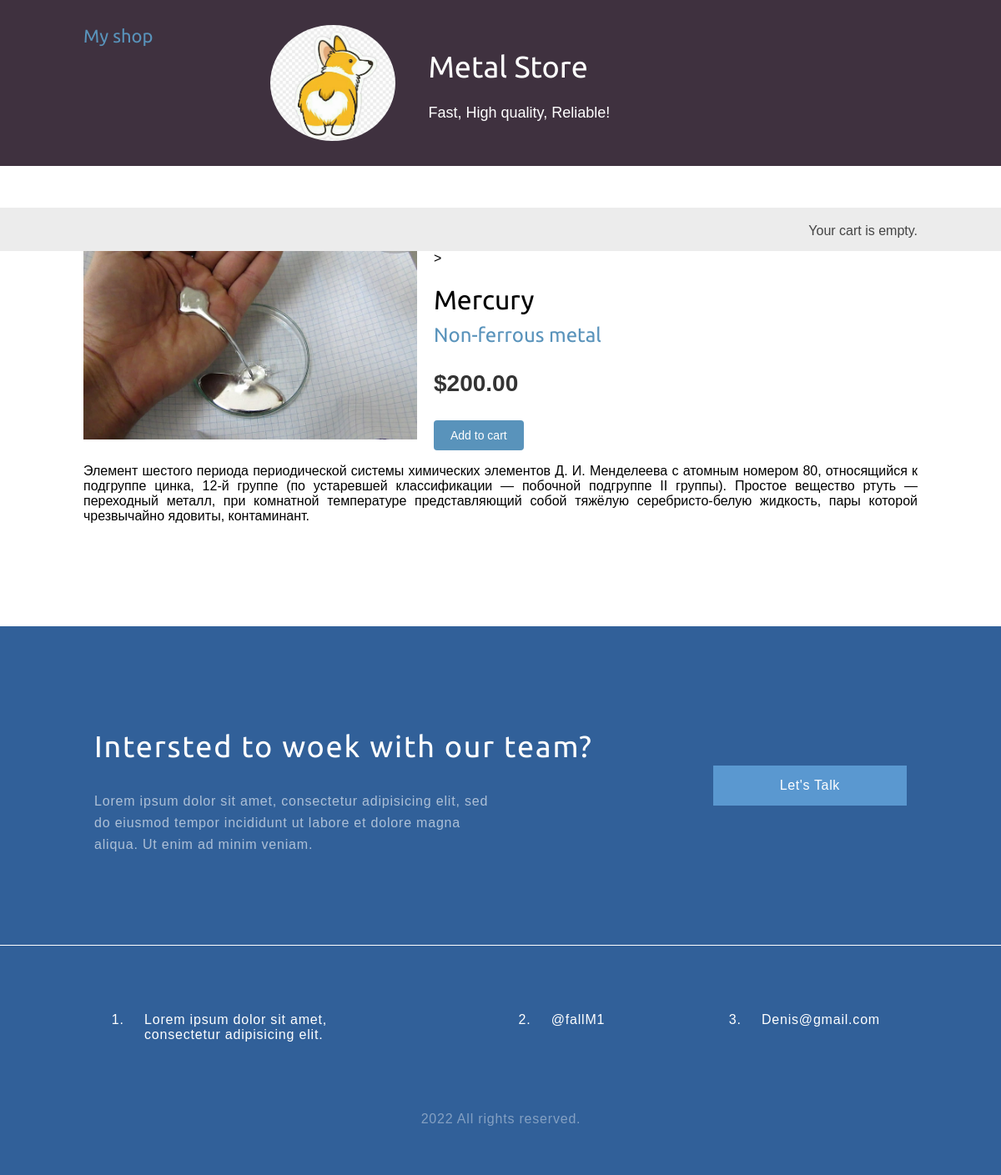
/6/mercury/, run on the app's committed database.
### shop/models.py (models this page shows, shortened)
class Product(models.Model):
    category = models.ForeignKey(Category, on_delete=models.DO_NOTHING,  related_name='products')
    name = models.CharField(max_length=200, db_index=True)
    slug = models.SlugField(max_length=200, db_index=True)
    image = models.ImageField(upload_to='products/%Y/%m/%d', blank=True)
    description = models.TextField(blank=True)
    price = models.DecimalField(max_digits=10, decimal_places=2)
    stock = models.PositiveIntegerField()
    available = models.BooleanField(default=True)
    created = models.DateTimeField(auto_now_add=True)
    updated = models.DateTimeField(auto_now=True)
    class Meta:
        ordering = ('name',)
        index_together = (('id', 'slug'),)

class Category(models.Model):
    name = models.CharField(max_length=200, db_index=True)
    slug = models.SlugField(max_length=200, db_index=True, unique=True)
    class Meta:
        ordering = ('name',)
        verbose_name = 'Категория'
        verbose_name_plural = 'Категории'
    def __str__(self):
        return self.name
    def get_absolute_url(self):
        return reverse('shop:product_list_by_category',
                       args=[self.slug])

### shop/views.py (the view)
# urls.py: re_path(r'^(?P<id>\d+)/(?P<slug>[-\w]+)/$', views.product_detail, name='product_detail'),
def product_detail(request, id, slug):
    product = get_object_or_404(Product,
                                id=id,
                                slug=slug,
                                available=True)
    return render(request,
                  'shop/product/detail.html',
                  {'product': product})

### cart/cart.py (called while the page is built)
    def __len__(self):
        return sum(item['quantity'] for item in self.cart.values())

### cart/context_processors.py (called while the page is built)
def cart(request):
    return {'cart': Cart(request)}

### shop/templates/shop/product/detail.html (shortened to what this page needs)
{% extends "shop/base.html" %}
{% load static %}
{% block content %}
<div class="product-detail">
    <img src="{% if product.image %}{{ product.image.url }}{% else %}{% static 'img/no_image.png' %}{% endif %}">>
    <h1>{{ product.name }}</h1>
    <h2><a href="{{ product.category.get_absolute_url }}">{{ product.category }}</a></h2>
    <p class="price">${{ product.price }}</p>
    <form action="{% url 'cart:cart_add' product.id %}" method="post">
        <input type="submit" value="Add to cart">
    </form>
    {{ product.description|linebreaks }}
</div>
{% endblock %}

### shop/static/css/base.css (style rules this page uses)
body { margin:0; padding:0; font-family:helvetica, sans-serif; }
h1, h2, h3, h4, h5 , h6 { font-family: 'Ubuntu', sans-serif; font-weight:normal; }
a { text-decoration:none; color:#5993bb; }
a.button, input[type="submit"] { color:#fff; background:#5993bb; border-radius:4px; padding:10px 20px; font-size:14px; border:0; }
.product-detail { text-align:justify; }
.product-detail .price { color:#333; font-size:28px; font-weight:bold; }
.product-detail img { width:40%; float:left; padding:0 20px 20px 0; }
.product-detail h1 { margin-bottom:0; }
.product-detail h2 { margin-top:10px; }

### data on the page
Product: image (picture), name "Mercury", category "Non-ferrous metal", price "200.00", description "Элемент шестого периода периодической системы химических элементов Д. И. Менделеева с атомным номером 80, относящийся к подгруппе цинка, 12-й группе (по устаревшей классификации — побочной подгруппе II группы). Простое вещество ртуть — переходный металл, при комнатной температуре представляющий собой тяжёлую серебристо-белую жидкость, пары которой чрезвычайно ядовиты, контаминант."
